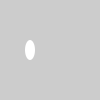
Frame 1 (no input)
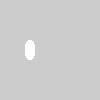
Frame 60 (the mouse pressed at the canvas centre just before this capture)
Frame 120 (the mouse held since frame 60 and released just before this capture): identical to frame 60, image omitted

The Processing sketch that drew these frames (run headless with seeded random() and noise(); from frame 60 on, the mouse is pressed at the canvas centre):

// Processing sketch: sketch_170206b
// ── sketch_170206b.pde
float myNumber;
float someValue;

void setup() {
  someValue = 59;
  
  //myNumber = sqrt(4);
  myNumber = sq(4);
  myNumber = square(6);
  
  print(myNumber);
}

//void = null (vacuum)
//an example of a function that returns nothing
void wasteTime(float howManyMinutes) {
  //wait(howManyMunutes);
}

float square(float bob) {
  //multiply that number by itself
  return bob * bob;
}

void draw() {
  noStroke();
  ellipse(30, 50, 10, 20);
}
